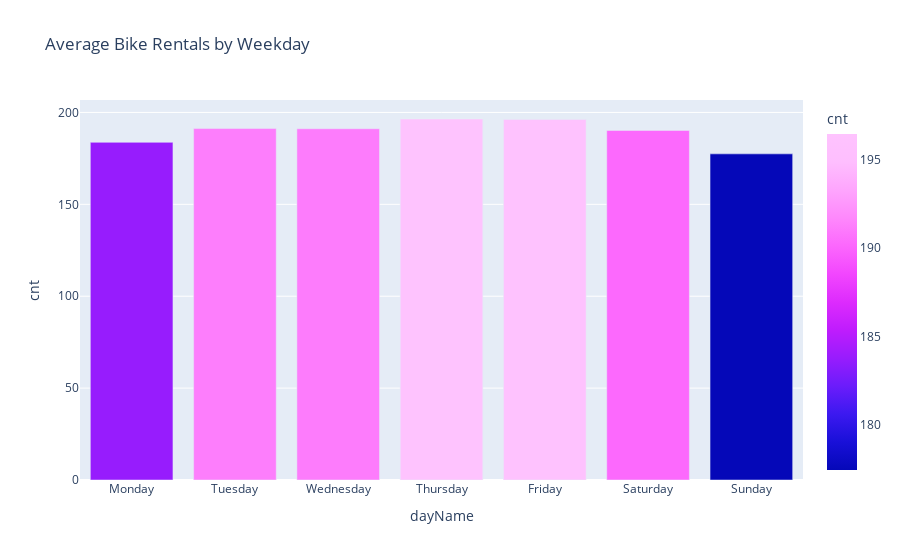

Write notebook code for a chart like this one.
### Code cell
weekday_order = ['Monday','Tuesday','Wednesday','Thursday','Friday','Saturday','Sunday']
weekday_data = hour_data_update.groupby('dayName')['cnt'].mean().reindex(weekday_order).reset_index()

fig = px.bar(weekday_data,
             x='dayName', y='cnt',
             title="Average Bike Rentals by Weekday",
             color='cnt',
             color_continuous_scale='Plotly3')
fig.show()

### Figure 1 — Plotly figure (JSON) as saved in the notebook; plotly's stock layout.template omitted (floating-point values rounded to 4 significant figures)
{"data": [{"hovertemplate": "dayName=%{x}<br>cnt=%{marker.color}<extra></extra>", "legendgroup": "", "marker": {"color": [183.7, 191.2, 191.1, 196.4, 196.1, 190.2, 177.5], "coloraxis": "coloraxis", "pattern": {"shape": ""}}, "name": "", "orientation": "v", "showlegend": false, "textposition": "auto", "type": "bar", "x": ["Monday", "Tuesday", "Wednesday", "Thursday", "Friday", "Saturday", "Sunday"], "xaxis": "x", "y": [183.7, 191.2, 191.1, 196.4, 196.1, 190.2, 177.5], "yaxis": "y"}], "layout": {"barmode": "relative", "coloraxis": {"colorbar": {"title": {"text": "cnt"}}, "colorscale": [[0, "#0508b8"], [0.08333, "#1910d8"], [0.1667, "#3c19f0"], [0.25, "#6b1cfb"], [0.3333, "#981cfd"], [0.4167, "#bf1cfd"], [0.5, "#dd2bfd"], [0.5833, "#f246fe"], [0.6667, "#fc67fd"], [0.75, "#fe88fc"], [0.8333, "#fea5fd"], [0.9167, "#febefe"], [1, "#fec3fe"]]}, "legend": {"tracegroupgap": 0}, "title": {"text": "Average Bike Rentals by Weekday"}, "xaxis": {"anchor": "y", "domain": [0, 1], "title": {"text": "dayName"}}, "yaxis": {"anchor": "x", "domain": [0, 1], "title": {"text": "cnt"}}}}
